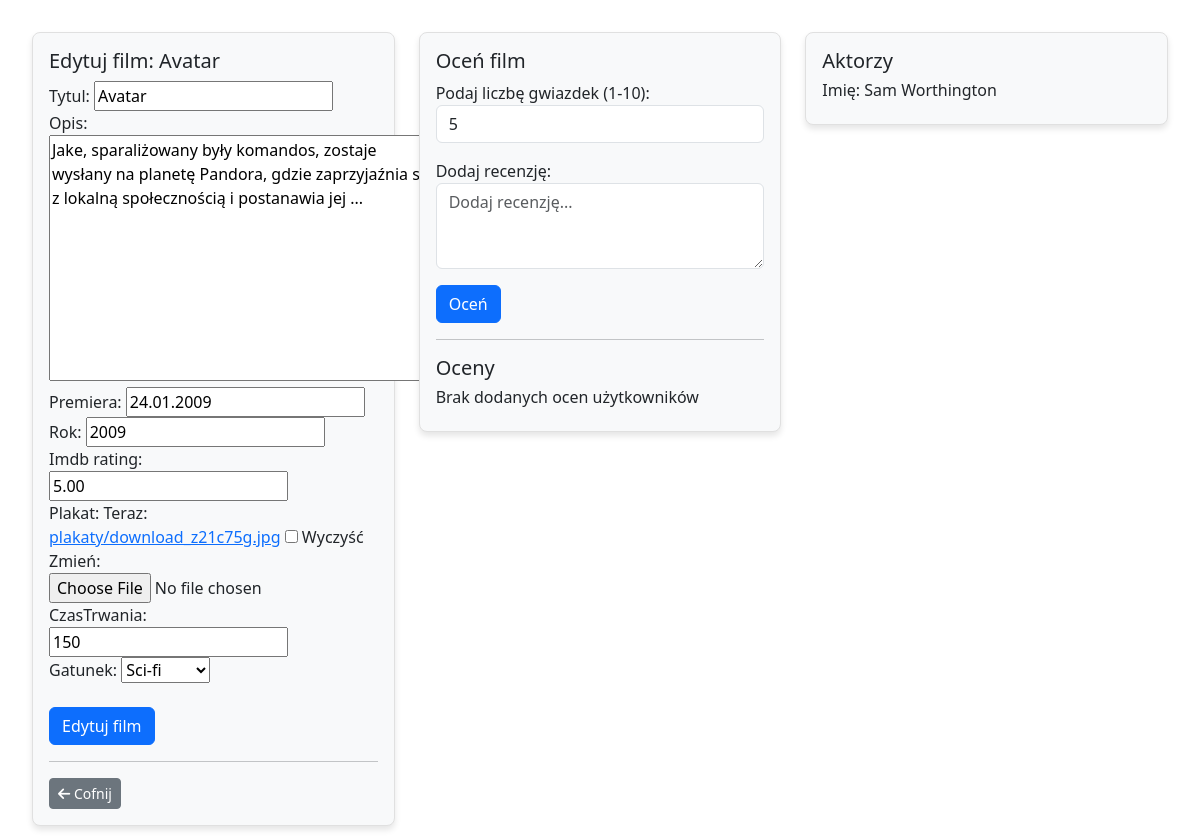
Screenshot of /filmweb/edytuj/4/ (signed in) with the database file from the repository.
### filmweb/models.py (models this page shows, shortened)
class Film(models.Model):
    tytul = models.CharField(max_length=64, blank=False, unique=True)
    rok = models.PositiveSmallIntegerField(default=2000)
    opis = models.TextField(default="")
    premiera = models.DateField(null=True, blank=True)
    imdb_rating = models.DecimalField(max_digits=4, decimal_places=2, null=True, blank=True)
    plakat = models.ImageField(upload_to="plakaty", null=True, blank=True)
    dodatkowe = models.OneToOneField(DodatkoweInfo, on_delete=models.CASCADE, null=True, blank=True)

class DodatkoweInfo(models.Model):
    GATUNEK = {
        (0, 'Inne'),
        (1, 'Horro'),
        (2, 'Komedia'),
        (3, 'Sci-fi'),
        (4, 'Drama'),
    }
    czasTrwania = models.PositiveSmallIntegerField(default=0)
    gatunek = models.PositiveSmallIntegerField(default=0, choices=GATUNEK)

class Aktor(models.Model):
    imie = models.CharField(max_length=32)
    nazwisko = models.CharField(max_length=32)
    filmy = models.ManyToManyField(Film, related_name='aktorzy')

### filmweb/views.py (the view, shortened to what this page needs)
# urls.py: path('edytuj/<int:id>/', edytuj_film, name="edytuj_film"),
@login_required
def edytuj_film(request, id):
    film = get_object_or_404(Film, pk=id)
    if not request.user.is_superuser:
        return HttpResponse("Tylko administratorzy mogą edytować filmy.", status=403)
    oceny = Ocena.objects.filter(film=film)
    aktorzy = film.aktorzy.all()
    try:
        dodatkowe = DodatkoweInfo.objects.get(film=film.id)
    except DodatkoweInfo.DoesNotExist:
        dodatkowe = None
    form_film = FilmForm(request.POST or None, request.FILES or None, instance=film)
    form_dodatkowe = DodatkoweInfoForm(request.POST or None, instance=dodatkowe)
    form_ocena = OcenaForm(request.POST or None)
    if all((form_film.is_valid(), form_dodatkowe.is_valid())):
        film = form_film.save(commit=False)
        dodatkowe = form_dodatkowe.save()
        film.dodatkowe = dodatkowe
        film.save()
        return redirect(wszystkie_filmy)
    return render(request, 'film_form.html',
                  {'form': form_film, 'form_dodatkowe': form_dodatkowe, "oceny": oceny, 'form_ocena': form_ocena,
                   'aktorzy': aktorzy, 'nowy': False})

### filmweb/forms.py
class FilmForm(ModelForm):
    class Meta:
        model = Film
        fields = ['tytul', 'opis', 'premiera','rok', 'imdb_rating', 'plakat']

class DodatkoweInfoForm(ModelForm):
    class Meta:
        model = DodatkoweInfo
        fields = ['czasTrwania', 'gatunek']

### templates/film_form.html (shortened to what this page needs)
{% extends "glowny.html" %}
{% load bootstrap %}
{% block strona %}
<div class="row">
    <div class="col-md-4">
        <div class="card mb-4">
            <div class="card-body">
                {% if nowy %}
                    <h5 class="card-title">Nowy film</h5>
                {% else %}
                    <h5 class="card-title">Edytuj film: {{ form.instance.tytul }}</h5>
                {% endif %}
                <form method="post" enctype="multipart/form-data">
                    {{ form|bootstrap }}
                    {{ form_dodatkowe|bootstrap }}
                    <br>
                    {% if nowy %}
                        <button type="submit" class="btn btn-primary"> Nowy film </button>
                    {% else %}
                        <button type="submit" class="btn btn-primary"> Edytuj film </button>
                    {% endif %}
                </form>
            <hr>
            <a href="{% url 'wszystkie_filmy' %}" class="btn btn-secondary btn-sm">
                <i class="fa-solid fa-arrow-left"></i> Cofnij
            </a>
            </div>
        </div>
    </div>
    <div class="col-md-4">
        <div class="card mb-4">
            <div class="card-body">
                <h5 class="card-title">Oceń film</h5>
                <form method="post" enctype="multipart/form-data">
                    <div class="form-group">
                        <label for="gwiazdki">Podaj liczbę gwiazdek (1-10):</label>
                        <input type="number" id="gwiazdki" name="gwiazdki" class="form-control" min="1" max="10" step="1" value="5" required>
                    </div>
                    <div class="form-group mt-3">
                        <label for="recenzja">Dodaj recenzję:</label>
                        <textarea id="recenzja" name="recenzja" class="form-control" placeholder="Dodaj recenzję..." rows="3"></textarea>
                    </div>
                    <button type="submit" class="btn btn-primary mt-3">Oceń</button>
                <hr>
                    <h5 class="card-title">Oceny</h5>
                {% for ocena in oceny %}
                    <h6><strong>Użytkownik: {{ ocena.user }}</strong> Gwiazdki: {{ ocena.gwiazdki }}</h6>
                    <p><strong>Recenzja:</strong> {{ ocena.recenzja }}</p>
                {% empty %}
                    <h6>Brak dodanych ocen użytkowników</h6>
                {% endfor %}
                </form>
            </div>
        </div>
    </div>
    <div class="col-md-4">
        <div class="card mb-4">
            <div class="card-body">
                <h5 class="card-title">Aktorzy</h5>
                {% for aktor in aktorzy %}
                    <h6>Imię: {{ aktor.imie }} {{ aktor.nazwisko }}</h6>
                {% empty %}
                    <h6>Brak dodanych aktorów</h6>
                {% endfor %}
            </div>
        </div>
    </div>
</div>
{% endblock %}

### static/moj.css (style rules this page uses)
body { padding: 2rem; }
.card { background-color: #f8f9fa; border-radius: 8px; box-shadow: 0 4px 6px rgba(0, 0, 0, 0.1); border: 1px solid #e0e0e0; }

### rows the page displays
Film: instance.tytul "Avatar", tytul "Avatar", opis "Jake, sparaliżowany były komandos, zostaje wysłany na planetę Pandora, gdzie zaprzyjaźnia się z lokalną społecznością i postanawia jej ...", premiera "24.01.2009", rok "2009", imdb_rating "5.00"
DodatkoweInfo: czasTrwania "150", gatunek "Sci-fi"
Aktor: imie "Sam", nazwisko "Worthington"
